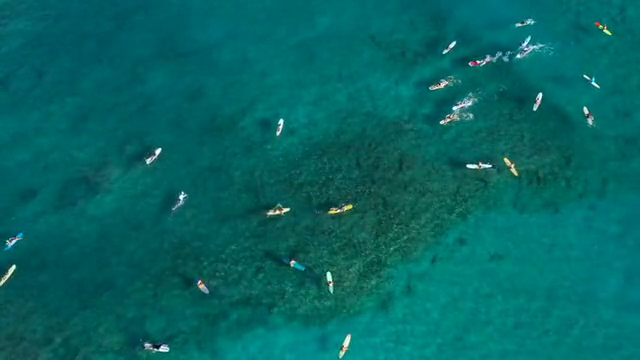
#> input picture frame 63 of CV-Practice/ocean.mp4, 640 x 360 px, given in place of FallGuys.mp4, which was not available
$ python CV_Video_Practice.py
#> lines starting #> are read from the running program, lines starting #| are printed output that depends on the picture; after the words box and inside, x2 and y2 are one past the last pixel; in counts of white or black regions, pixels touching at a corner belong together; pictures that were not available may be replaced by others from this repository, and a replacement may not be noted
import cv2
import datetime

# first bit of work with video

cap = cv2.VideoCapture('FallGuys.mp4')


while(cap.isOpened()):
    ret, frame = cap.read()
#> frame is the input picture: shape (360, 640, 3); mean B, G, R 99.8, 101.9, 5.1
    if ret == True:
        print(cap.get(cv2.CAP_PROP_FRAME_WIDTH))
        datet = str(datetime.datetime.now()) # gets updated date and time and binds to datet which is a string of the date/time
        gray = cv2.cvtColor(frame, cv2.COLOR_BGR2GRAY) # converts video capture to gray
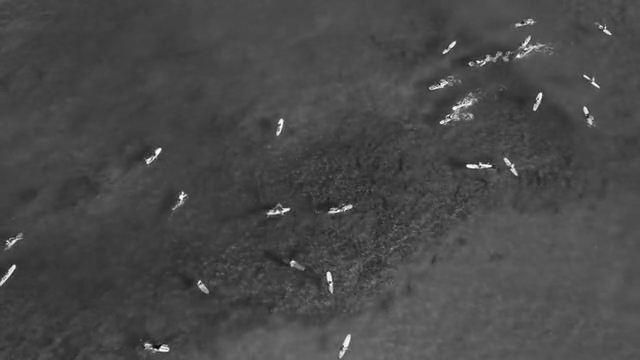
#> gray: shape (360, 640); min 7, max 253, mean 72.7
        font = cv2.FONT_HERSHEY_SIMPLEX # assigns a font to the font variable
        cv2.putText(gray, datet, (10, 50), font, 1, (0, 255, 0), 5, cv2.LINE_AA) # puts text, datet, on the gray capture in the top left corner with our font
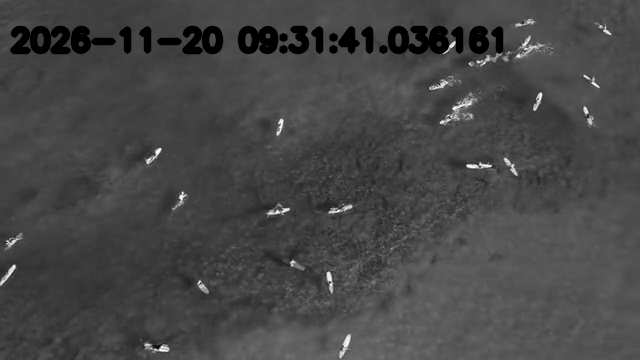
#> gray: shape (360, 640); 3.95% of pixels changed, all inside (x1, y1, x2, y2) = (10, 25, 504, 55)
        cv2.imshow('frame', gray) # display frame

        if cv2.waitKey(1) & 0XFF == ord('q'): # if q is pressed
#> (key q is pressed here)
            cv2.destroyAllWindows() # destroys all windows
            break

$ run again, starting later in the video
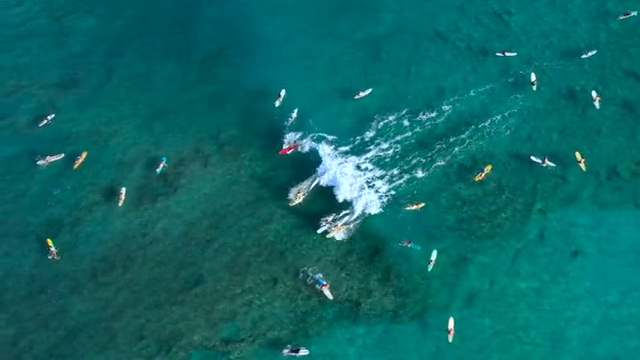
#> input picture frame 285 of CV-Practice/ocean.mp4, 640 x 360 px, given in place of FallGuys.mp4, which was not available
#> frame is the input picture: shape (360, 640, 3); mean B, G, R 103, 103.4, 12.5
#> `gray = cv2.cvtColor(frame, cv2.COLOR_BGR2GRAY)`:
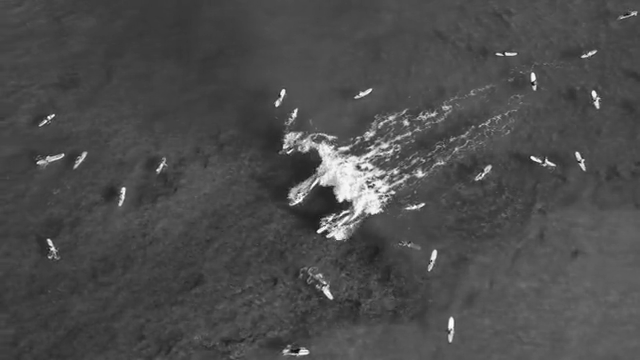
#> gray: shape (360, 640); min 11, max 255, mean 76.1
#> `cv2.putText(gray, datet, (10, 50), font, 1, (0, 255, 0), 5, cv2.LINE_AA)`:
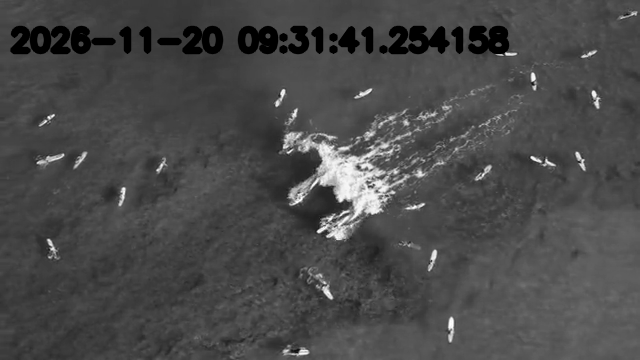
#> gray: shape (360, 640); 4.01% of pixels changed, all inside (x1, y1, x2, y2) = (10, 25, 510, 55)

$ run again, starting later in the video
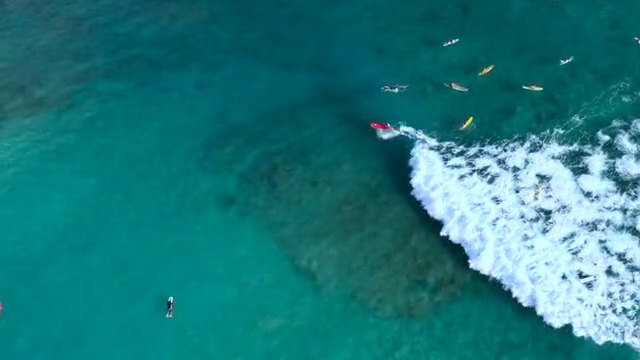
#> input picture frame 507 of CV-Practice/ocean.mp4, 640 x 360 px, given in place of FallGuys.mp4, which was not available
#> frame is the input picture: shape (360, 640, 3); mean B, G, R 125.5, 121, 30.8
#> `gray = cv2.cvtColor(frame, cv2.COLOR_BGR2GRAY)`:
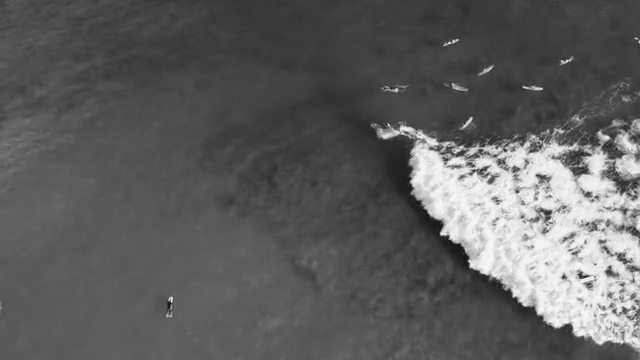
#> gray: shape (360, 640); min 13, max 249, mean 94.5
#> `cv2.putText(gray, datet, (10, 50), font, 1, (0, 255, 0), 5, cv2.LINE_AA)`:
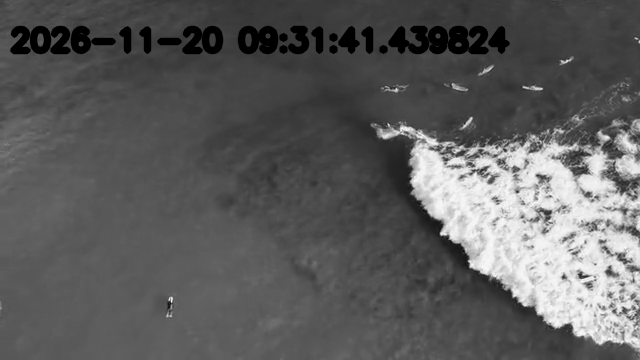
#> gray: shape (360, 640); 4.04% of pixels changed, all inside (x1, y1, x2, y2) = (10, 25, 510, 55)
